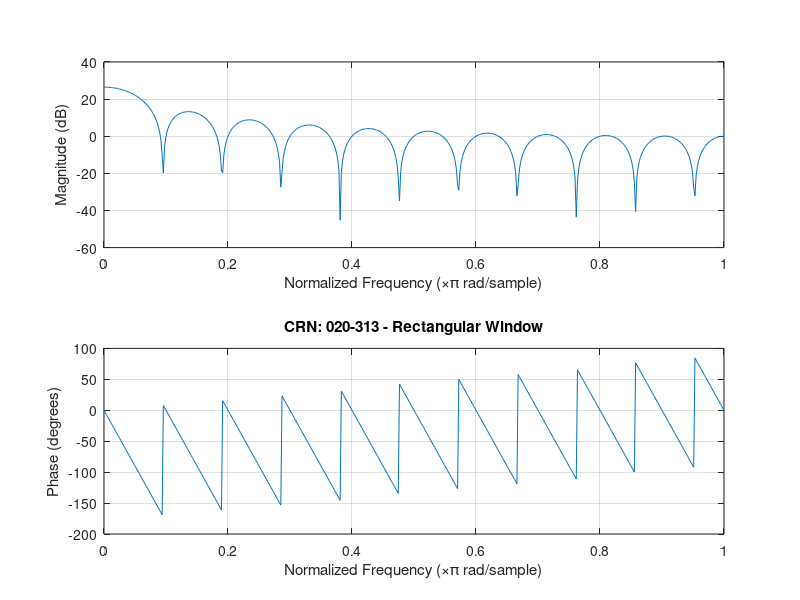
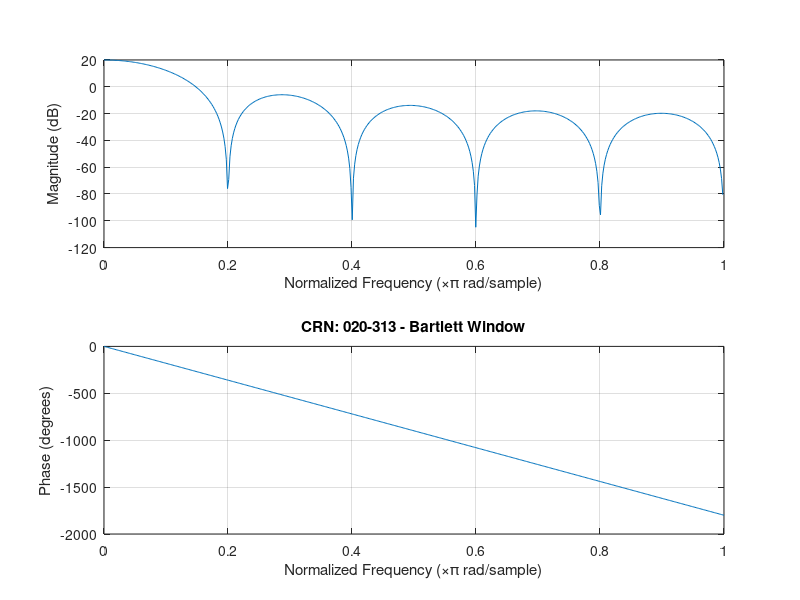
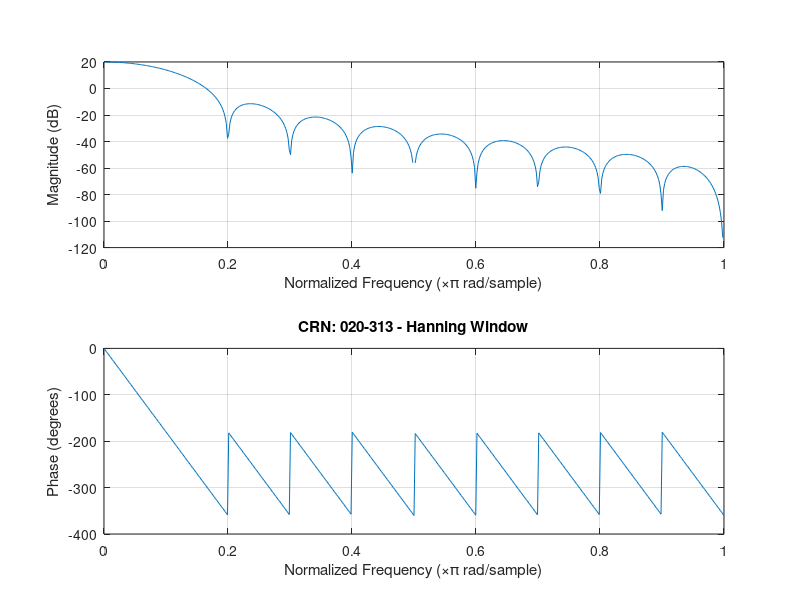
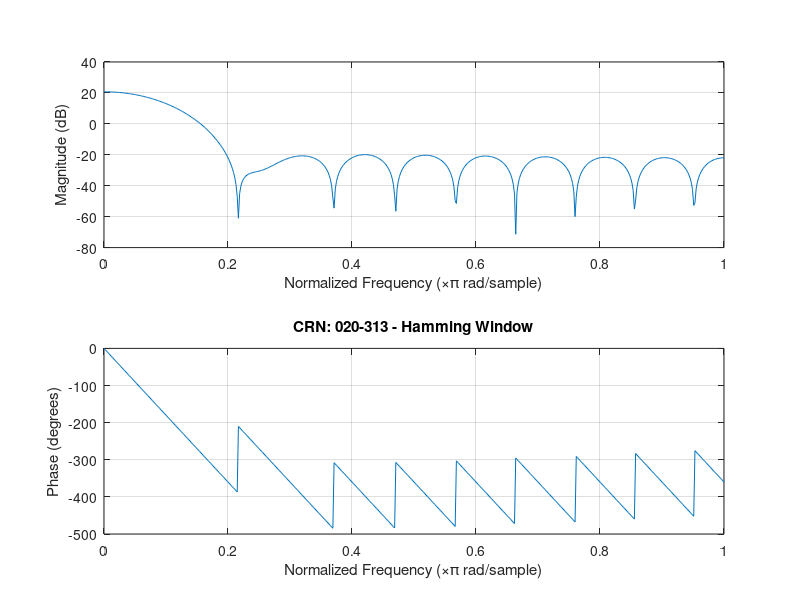

Recreate these plots in MATLAB, in order.
% CRN: 020-313 - Plot Window Functions Using freqz
M = 21;

w_rect = rectwin(M)';
w_bart = bartlett(M)';
w_hann = hann(M)';
w_hamm = hamming(M)';
w_black = blackman(M)';

figure;
freqz(w_rect, 1, 512);
title('CRN: 020-313 - Rectangular Window');

figure;
freqz(w_bart, 1, 512);
title('CRN: 020-313 - Bartlett Window');

figure;
freqz(w_hann, 1, 512);
title('CRN: 020-313 - Hanning Window');

figure;
freqz(w_hamm, 1, 512);
title('CRN: 020-313 - Hamming Window');

figure;
freqz(w_black, 1, 512);
title('CRN: 020-313 - Blackman Window');
